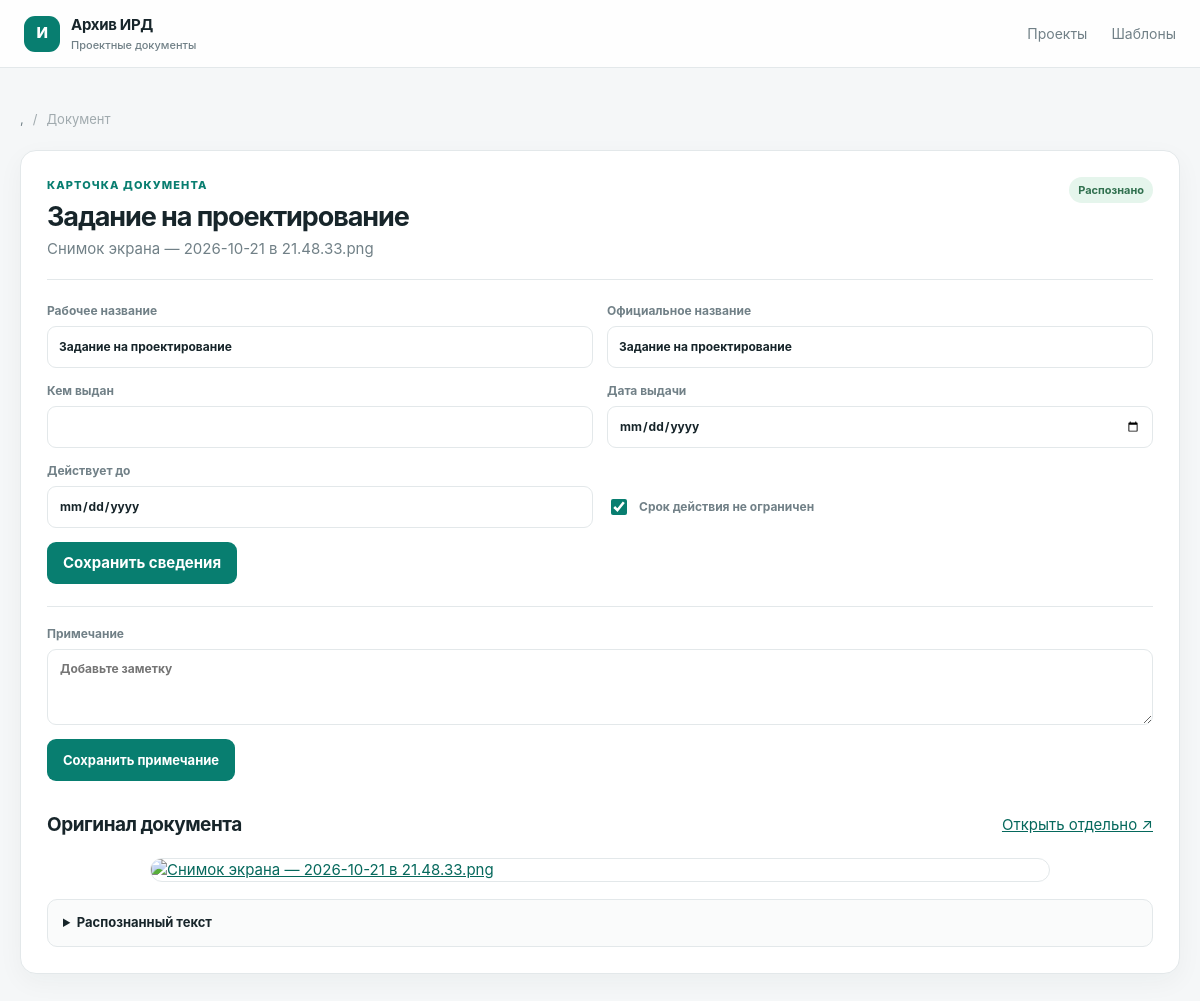
Screenshot of /documents/10 with the database file from the repository.
### tables this page shows
CREATE TABLE objects (
    id INTEGER PRIMARY KEY AUTOINCREMENT,
    contract_number TEXT NOT NULL,
    name TEXT NOT NULL,
    created_at TEXT NOT NULL DEFAULT CURRENT_TIMESTAMP
, template_id INTEGER, archived_at TEXT);

CREATE TABLE documents (
    id INTEGER PRIMARY KEY AUTOINCREMENT,
    contract_number TEXT NOT NULL,
    object_name TEXT NOT NULL,
    original_filename TEXT NOT NULL,
    stored_filename TEXT NOT NULL,
    working_title TEXT,
    official_title TEXT,
    issuer TEXT,
    issue_date TEXT,
    valid_until TEXT,
    validity_text TEXT,
    no_expiration INTEGER NOT NULL DEFAULT 0,
    raw_text TEXT,
    note TEXT NOT NULL DEFAULT '',
    status TEXT NOT NULL DEFAULT 'processed',
    error TEXT,
    created_at TEXT NOT NULL DEFAULT CURRENT_TIMESTAMP
, object_id INTEGER, mime_type TEXT NOT NULL DEFAULT 'application/pdf', archived_at TEXT);

### app/web/routes.py (the view)
@bp.get("/documents/<int:document_id>")
def document_detail(document_id: int):
    document = DocumentRepository().get(document_id)
    if document is None or document["archived_at"]:
        abort(404)
    obj = ObjectRepository().get(document["object_id"]) if document["object_id"] else None
    return render_template(
        "document.html",
        document=attach_expiry(document, current_app.config["EXPIRY_WARNING_DAYS"]),
        object=obj,
        issue_date_iso=iso_date(document["issue_date"]),
        valid_until_iso=iso_date(document["valid_until"]),
    )

### app/database.py (called while the page is built)
def get_db() -> sqlite3.Connection:
    if "db" not in g:
        g.db = sqlite3.connect(current_app.config["DATABASE_PATH"])
        g.db.row_factory = sqlite3.Row
        g.db.execute("PRAGMA foreign_keys = ON")
    return g.db

### app/repositories.py (called while the page is built)
    def get(self, object_id: int) -> Row | None:
        return get_db().execute(
            "SELECT * FROM objects WHERE id = ?", (object_id,)
        ).fetchone()

    def get(self, document_id: int) -> Row | None:
        return get_db().execute(
            "SELECT * FROM documents WHERE id = ?", (document_id,)
        ).fetchone()

### app/services/expiry.py (called while the page is built, shortened)
def parse_document_date(value: str | None) -> date | None:
    if not value:
        return None

def iso_date(value: str | None) -> str:
    parsed = parse_document_date(value)
    return parsed.isoformat() if parsed else ""

def expiry_state(document, warning_days: int = 30, today: date | None = None) -> dict:
    if document["no_expiration"]:
        return {"key": "unlimited", "label": "Без срока", "days_left": None}

def attach_expiry(document, warning_days: int = 30) -> dict:
    result = dict(document)
    result["expiry"] = expiry_state(document, warning_days)
    return result

### app/templates/document.html (shortened to what this page needs)
{% extends "base.html" %}
{% block content %}
<div class="breadcrumbs"><a href="{{ url_for('web.object_workspace', object_id=object.id) if object else url_for('web.index') }}">{{ object.name if object else 'Проекты' }}</a><span>/</span><span>Документ</span></div>
<section class="document-view panel"><div class="document-head"><div><p class="eyebrow">КАРТОЧКА ДОКУМЕНТА</p><h1>{{ document.working_title or document.official_title or document.original_filename or 'Документ' }}</h1><p class="subheading">{{ document.original_filename }}</p></div><span class="status-chip status-{{ document.status }}">{{ 'Распознано' if document.status == 'processed' else 'Нужно проверить' }}</span></div>
<form class="stack-form document-fields" action="{{ url_for('web.update_document_fields', document_id=document.id) }}" method="post"><input type="hidden" name="csrf_token" value="{{ csrf_token() }}"><div class="fields-grid"><label><span>Рабочее название</span><input name="working_title" value="{{ document.working_title or '' }}"></label><label><span>Официальное название</span><input name="official_title" value="{{ document.official_title or '' }}"></label><label><span>Кем выдан</span><input name="issuer" value="{{ document.issuer or '' }}"></label><label><span>Дата выдачи</span><input type="date" name="issue_date" value="{{ issue_date_iso }}"></label><label><span>Действует до</span><input type="date" name="valid_until" value="{{ valid_until_iso }}" {% if document.no_expiration %}disabled{% endif %}></label><label class="check-label"><input type="checkbox" name="no_expiration" {% if document.no_expiration %}checked{% endif %} onchange="this.form.elements.valid_until.disabled=this.checked"><span>Срок действия не ограничен</span></label></div><button type="submit">Сохранить сведения</button></form>
<form action="{{ url_for('web.update_document_note', document_id=document.id) }}" method="post" class="stack-form note-form"><input type="hidden" name="csrf_token" value="{{ csrf_token() }}"><label><span>Примечание</span><textarea name="note" rows="3" placeholder="Добавьте заметку">{{ document.note or '' }}</textarea></label><button class="secondary-button" type="submit">Сохранить примечание</button></form>
{% if document.stored_filename %}<section class="preview-block"><div class="section-title"><h2>Оригинал документа</h2><a href="{{ url_for('web.document_preview', document_id=document.id) }}" target="_blank">Открыть отдельно ↗</a></div>{% if document.mime_type == 'application/pdf' %}<iframe src="{{ url_for('web.document_preview', document_id=document.id) }}" title="Предпросмотр PDF"></iframe>{% else %}<a href="{{ url_for('web.document_preview', document_id=document.id) }}" target="_blank"><img class="image-preview" src="{{ url_for('web.document_preview', document_id=document.id) }}" alt="{{ document.original_filename }}"></a>{% endif %}</section>{% endif %}
{% if document.raw_text %}<details class="text-details"><summary>Распознанный текст</summary></details>{% endif %}
</section>
{% endblock %}

### app/static/styles.css (style rules this page uses)
:root { color-scheme:light;--bg:#f5f7f8;--panel:#fff;--line:#e3e8ea;--text:#17252a;--muted:#718087;--accent:#087e70;--accent-dark:#05685c;--soft:#e8f4f1;--danger:#b5473b;--warning:#a96713;--shadow:0 8px 26px rgba(21,42,45,.045) }
* { box-sizing:border-box }
body { margin:0;background:var(--bg);color:var(--text);font-family:Inter,-apple-system,BlinkMacSystemFont,"Segoe UI",sans-serif;font-size:15px;line-height:1.5 }
a { color:var(--accent-dark) }
button,input,textarea,select { font:inherit }
button { cursor:pointer }
.eyebrow { margin:0 0 8px;color:var(--accent);font-size:11px;font-weight:800;letter-spacing:.1em }
.page-heading h1,.project-overview h1,.document-head h1 { margin:0;font-size:clamp(26px,3.2vw,36px);letter-spacing:-.04em;line-height:1.16 }
.subheading,.section-title p { color:var(--muted);margin:6px 0 0 }
.panel { background:var(--panel);border:1px solid var(--line);border-radius:16px;box-shadow:var(--shadow) }
.section-title { display:flex;align-items:center;justify-content:space-between;gap:20px;margin-bottom:18px }
.section-title h2 { margin:0;font-size:19px;letter-spacing:-.025em }
.section-title>h2 { margin:0 }
.stack-form { display:grid;gap:14px }
.stack-form label,.template-header label { display:grid;gap:6px;color:var(--muted);font-size:12px;font-weight:650 }
.stack-form input,.stack-form textarea,.stack-form select,.template-header input,.inline-form input,.inline-form select,.checklist-row select,.template-item input { width:100%;min-width:0;border:1px solid var(--line);border-radius:9px;padding:10px 12px;background:#fff;color:var(--text);outline:none }
.stack-form textarea { resize:vertical }
.stack-form button,.inline-form button { min-height:42px;border:0;border-radius:9px;background:var(--accent);color:#fff;font-weight:700;padding:10px 16px }
.secondary-button { display:inline-flex;align-items:center;justify-content:center;min-height:38px;border:1px solid #cce1dc;border-radius:9px;padding:8px 13px;background:#f3faf8;color:var(--accent-dark);font-size:13px;font-weight:700;text-decoration:none;white-space:nowrap }
.breadcrumbs { display:flex;gap:9px;margin-bottom:20px;color:#a0aaae;font-size:13px }
.breadcrumbs a { color:var(--muted);text-decoration:none }
.status-chip { display:inline-flex;border-radius:99px;padding:5px 9px;background:#eef1f2;color:#65747a;font-size:11px;font-weight:700;white-space:nowrap }
.status-processed { background:#e5f5ec;color:#31704f }
.document-view { padding:26px }
.document-head { display:flex;align-items:start;justify-content:space-between;gap:20px;padding-bottom:18px;border-bottom:1px solid var(--line) }
.document-head h1 { font-size:27px }
.document-fields { margin-top:22px }
.fields-grid { display:grid;grid-template-columns:repeat(2,minmax(0,1fr));gap:14px }
.fields-grid label { display:grid;gap:6px;color:var(--muted);font-size:12px;font-weight:650 }
.fields-grid input { min-height:42px;border:1px solid var(--line);border-radius:9px;padding:9px 11px;color:var(--text) }
.fields-grid .check-label { display:flex;align-items:center;gap:9px;align-self:end;min-height:42px }
.check-label input { width:16px;min-height:16px;accent-color:var(--accent) }
.document-fields>button { width:max-content }
.note-form { margin-top:22px;padding-top:18px;border-top:1px solid var(--line) }
.note-form textarea { resize:vertical }
.note-form button { width:max-content }
.preview-block { margin-top:30px }
.image-preview { display:block;max-width:min(100%,900px);max-height:75vh;margin:0 auto;border:1px solid var(--line);border-radius:12px;object-fit:contain }
.text-details { margin-top:17px;padding:13px 15px;border:1px solid var(--line);border-radius:10px;background:#fafbfb }
.text-details summary { cursor:pointer;font-size:13px;font-weight:650 }
.status-chip.status-processed { background:#e5f5ec }

### rows the page displays
objects: name ","
documents: working_title "Задание на проектирование", original_filename "Снимок экрана — 2026-10-21 в 21.48.33.png", status "Распознано", official_title "Задание на проектирование", no_expiration "☑"
